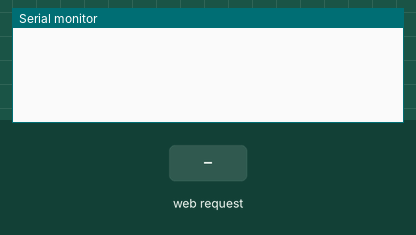
Simulated run of this sketch. Board: ESP8266 (NodeMCU). Shown: the last lines printed to the serial monitor. The test bench sets the inputs (shaded band). WiFi joins after 1.5 s; servers stay silent unless stated.

Above: at 2.7 s.
2.8 s: HTTP request GET /ctrl received
At 5.2 s:
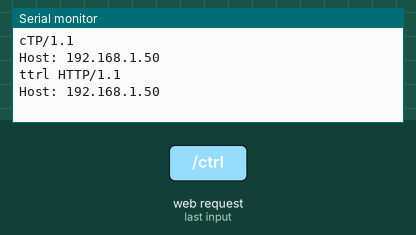
5.8 s: HTTP request GET /temp received
At 8.7 s:
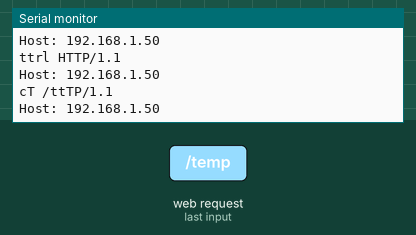

Measured:
- after the input at 2.8 s, the serial monitor: prints a new line after 1.5 s (image 1)
- after the input at 5.8 s, the serial monitor: prints a new line after 1.5 s (image 2)

The sketch:

AC_module_nodemcu.ino
```cpp
#include <ESP8266WiFi.h>

WiFiServer server(80);

const char *ssid = "smartmirror";
const char *password = "smartmirror";
String inputString = "";  //수신 데이터 저장 변수
bool stringComplete = false;  //수신 완료 플래그
volatile int actual_temp = 0;

void setup() {
  WiFi.mode(WIFI_STA);
  WiFi.begin(ssid);

  while (WiFi.status() != WL_CONNECTED)
    delay(500);

  inputString.reserve(200);

  Serial.begin(9600);
  server.begin();
}

void loop() {
  WiFiClient client1 = server.available();

  if (client1) {
    String currentLine = "";
    String serialLine = "";

    while (client1.connected()) {
      if (client1.available()) {
        char c = client1.read();
        currentLine += c;

        if (c == '}') {
            client1.println("HTTP/1.1 200 OK");
            client1.println("{\"temp\":\"" + String(actual_temp) + "\"}");
            break;  //break #31 while
        } //end if
      } //end if
    } //end while

    client1.stop();

    String ctrl = currentLine.substring(currentLine.indexOf("ctrl")+7, currentLine.indexOf("temp")-3);
    String target_temp = currentLine.substring(currentLine.indexOf("temp")+7, currentLine.indexOf("}")-1);

    serialLine = "c" + ctrl + "t" + target_temp;

    Serial.println(serialLine);
  } //end if
} //end loop

//UART 인터럽트
void serialEvent() {
  while (Serial.available()) {

    char inChar = (char)Serial.read();
    inputString += inChar;

    if (inChar == '\n')
      actual_temp = inputString.toInt();

  }//end while
} //end serialEvent()
```
